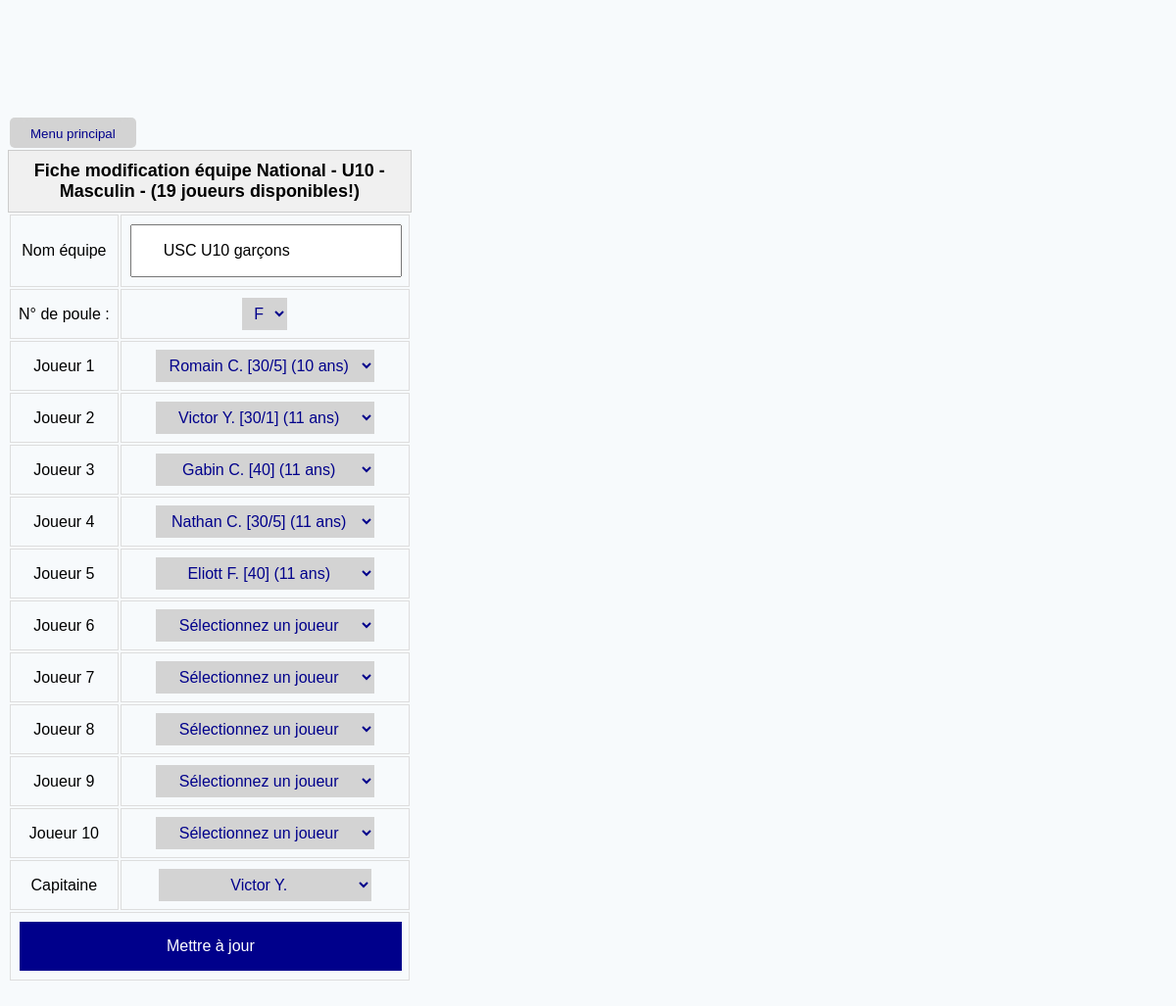
/update_team/6, run on the app's committed database.
### TennisModel.py (models this page shows, shortened)
class Team(db.Model):
    __tablename__ = 'team'
    id = db.Column(db.Integer, primary_key=True, autoincrement=True)
    name = db.Column(db.String(20), unique=True, nullable=False)
    captainId = db.Column(db.Integer, db.ForeignKey('player.id'))
    poolId = db.Column(db.Integer, db.ForeignKey('pool.id'))
    players = relationship('Player', secondary=player_team_association, back_populates='teams')  # Correction ici
    @property
    def gender(self) -> int:
        if all(p.gender == 0 for p in self.players):
            return 0
        elif all(p.gender == 1 for p in self.players):
            return 1
        else:
            return 2
    @property
    def championship(self):
        return self.pool.championship if self.pool else None
    @property
    def pool(self):
        return Pool.query.get(self.poolId) if self.poolId else None

class Championship(db.Model):
    __tablename__ = 'championship'
    id = db.Column(db.Integer, primary_key=True)
    startDate = db.Column(db.Date, nullable=False)
    endDate = db.Column(db.Date, nullable=False)
    singlesCount = db.Column(db.Integer, nullable=False)
    doublesCount = db.Column(db.Integer, nullable=False)
    divisionId = db.Column(db.Integer, db.ForeignKey('division.id'))  # Ajout de la clé étrangère vers la division
    division = relationship('Division')  # Relation avec la division
    pools = relationship('Pool', back_populates='championship')  # Relation avec les poules du championnat
    @property
    def name(self):
        division = Division.query.get(self.divisionId)
        return f'{division.name}'
    def __repr__(self):
        return f'{self.name}'

class Division(db.Model):
    __tablename__ = 'division'
    id = db.Column(db.Integer, primary_key=True)
    type = db.Column(db.Integer, nullable=False)  # Champ National/Prenational/Regional/Departmental
    number = db.Column(db.Integer, nullable=True)  # Niveau de division dans la catégorie définie dans type
    gender = db.Column(db.Integer, nullable=False)  # Champ masculin/féminin (0 pour masculin, 1 pour féminin, 2 pour mixte)
    ageCategoryId = db.Column(db.Integer, db.ForeignKey('age_category.id'), nullable=False)
    ageCategory = relationship('AgeCategory')
    @property
    def name(self) -> str:
        categories = {0: 'National', 1: 'Prénational', 2: 'Régional', 3: 'Départemental'}
        gender = {0: 'Masculin', 1: 'Féminin', 2: 'Mixte'}
        level = f' {self.number}' if self.number else ''
        return f'{categories[self.type]}{level} - {self.ageCategory} - {gender[self.gender]}'

class AgeCategory(db.Model):
    __tablename__ = 'age_category'
    id = db.Column(db.Integer, primary_key=True)
    type = db.Column(db.Integer, nullable=False)  # Champ Jeunes/Seniors/Vétérans (0 pour jeunes, 1 pour seniors, 2 pour vétérans)
    minAge = db.Column(db.Integer, nullable=False)
    maxAge = db.Column(db.Integer, nullable=False)
    @property
    def name(self) -> str:
        categories = {0: 'Jeunes', 1: 'Seniors', 2: 'Seniors Plus'}
        if self.type == 0:
            return f'U{self.minAge}'
        elif self.type == 1:
            return categories[self.type]
        else:
            return f'{categories[self.type]} {self.minAge}'
    def __repr__(self):
        return f'{self.name}'

### flask_app.py (the view, shortened to what this page needs)
@app.route('/update_team/<int:id>', methods=['GET', 'POST'])
def update_team(id):
    team: Team = Team.query.get_or_404(id)
    app.logger.debug(f'team: {(team.id, id, team.name)} - players: {team.players}')
    players_dict = {}
    championship = team.pool.championship
    age_category = team.pool.championship.division.ageCategory
    app.logger.debug(f"gender = {team.gender} - championship = {championship} - age_category = {age_category}")
    active_players = get_players_order_by_ranking(gender=team.gender, age_category=age_category)
    app.logger.debug(f"{len(active_players)} players = {active_players}")
    if active_players:
        max_players = min(10, len(active_players))
        return render_template('update_team.html', team=team, players=active_players, max_players=max_players, form=request.form)

### TennisModel.py (called while the page is built)
    @property
    def gender(self):
        return self.license.gender

    @property
    def ranking(self):
        license = License.query.get(self.licenseId)
        ranking = Ranking.query.get(license.rankingId)
        return ranking.value

    @property
    def name(self):
        return f'{self.license.firstName} {self.license.lastName[0]}.'

    @property
    def age(self) -> int:
        today = datetime.now()
        return today.year - self.birthDate.year - ((today.month, today.day) < (self.birthDate.month, self.birthDate.day))

    def has_valid_age(self, age_category) -> bool:
        return age_category.minAge <= self.age <= age_category.maxAge

    def __repr__(self):
        return f'{self.name}'

### common.py (called while the page is built, shortened)
def get_players_order_by_ranking(gender: int, asc_param=True, age_category=None) -> List[Player]:
    logger = logging.getLogger(__name__)
    order = asc if asc_param else desc
    if gender in [Gender.Male.value, Gender.Female.value]:
        players = Player.query \
            .join(Player.license) \
            .join(License.ranking) \
            .filter(Player.isActive, License.gender == gender) \
            .order_by(order(Ranking.id)) \
            .all()
        if age_category:
            players = [player for player in players if player.has_valid_age(age_category)]
    return players

### flask_app.py (called while the page is built)
@app.before_request
def create_tables():
    db.create_all()

### templates/update_team.html (shortened to what this page needs)
{% extends 'base.html' %}
{% block main %}
{% set gender_label = 'joueuses' if team.gender else 'joueurs' %}
<main>
    <form action="{{ url_for('update_team', id=team.id) }}" method="POST">
        <table class="update-form">
            <caption class="table-caption">Fiche modification équipe {{ team.championship.name }} - ({{ players|length }} {{ gender_label }} disponibles!) </caption>
            <tr>
                <td><label for="name">Nom équipe</label></td>
                <td><input type="text" name="name" value="{{ team.name }}"></td>
            </tr>
            <tr>
                <td><label for="pool">N° de poule :</label></td>
                <td>
                    <select name="letter">
                        {% for letter in ['A', 'B', 'C', 'D', 'E', 'F'] %}
                        <option value="{{ letter }}" {% if team and team.pool.letter == letter %} selected {% endif %}>{{ letter }}</option>
                        {% endfor %}
                    </select>
                </td>
            </tr>
            {% for player_num in range(1, max_players + 1) %}
            {% set team_player = team.players[player_num - 1] if player_num <= max_players else None %}
            <tr>
                <td><label for="player_name_{{ player_num }}">Joueur {{ player_num }}</label></td>
                <td>
                    <select name="player_name_{{ player_num }}">
                        <option value="">Sélectionnez un joueur</option>
                        {% for player in players %}
                        {% if team_player and team_player.id == player.id %}
                        <option value="{{ player.id }}" selected>
                            {{ player.name }} [{{ player.ranking }}] ({{ player.age }} ans)
                        </option>
                        {% else %}
                        <option value="{{ player.id }}">
                            {{ player.name }} [{{ player.ranking }}] ({{ player.age }} ans)
                        </option>
                        {% endif %}
                        {% endfor %}
                    </select>
                </td>
            </tr>
            {% endfor %}
            <tr>
                <td><label for="captain_id">Capitaine</label></td>
                <td>
                    <select name="captain_id">
                        {% for player in players %}
                        {% if team.captainId == player.id %}
                        <option value="{{ player.id }}" selected>{{ player.name }}</option>
                        {% else %}
                        <option value="{{ player.id }}">{{ player.name }}</option>
                        {% endif %}
                        {% endfor %}
                    </select>
                </td>
            </tr>
            <tr>
                <td colspan="2"><input type="submit" value="Mettre à jour"></td>
            </tr>
        </table>
    </form>
</main>
{% endblock main %}

### static/css/style.css (style rules this page uses)
body { background-color: #F7FAFC; justify-content: center; margin-top: 10%; font-family: Arial, Helvetica, sans-serif; }
form { display: flexbox; width: 100%; }
input { padding: 16px 32px; margin: 1px; box-sizing: border-box; width: 100%; font-size: 16px; }
input::placeholder { font-size: 16px; }
input[type="submit"] { background-color: darkblue; border: none; color: white; padding: 16px 32px; text-decoration: none; cursor: pointer; font-size: 16px; }
table.update-form tr td select { text-align: center; color: darkblue; background-color: lightgray; padding: 7px; border: none; border-collapse: collapse; }
table.update-form select { font-size: 16px; }
main { display: grid; justify-items: center; }
th, td { border: 1px solid #ddd; padding: 8px; text-align: center; }
.table-caption { font-weight: bold; font-size: 18px; padding: 10px; border: 1px solid #ccc; background-color: #f0f0f0; }

### data on the page
Team: championship.name "National - U10 - Masculin", name "USC U10 garçons", letter "F"

### other printed values
{{ players|length }} "19"
{{ gender_label }} "joueurs"
{{ player_num }} "1" "2" "3" "4" "5" "6" "7" "8" "9" "10"
form field value "Romain C. [30/5] (10 ans)"
form field value "Victor Y. [30/1] (11 ans)"
form field value "Gabin C. [40] (11 ans)"
form field value "Nathan C. [30/5] (11 ans)"
form field value "Eliott F. [40] (11 ans)"
form field captain_id "Victor Y."
